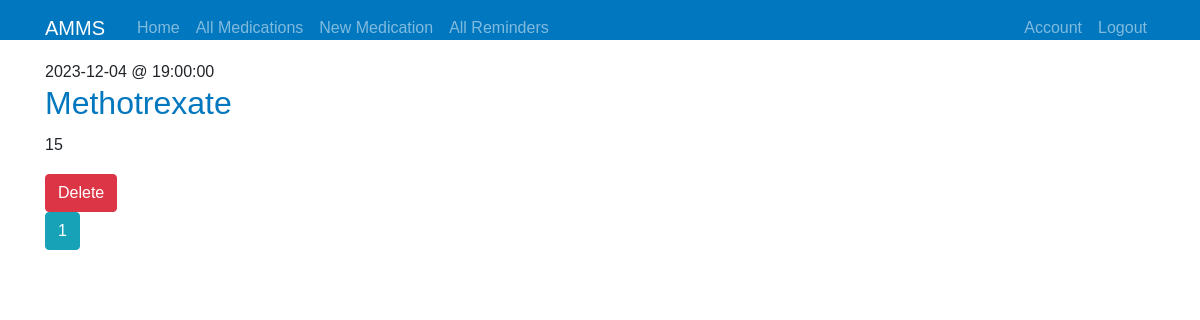
Screenshot of /allMed (signed in) with the database file from the repository.
### amms/models.py (models this page shows)
class Medication(db.Model):
    id = db.Column(db.Integer, primary_key=True)
    medication_name = db.Column(db.String(250), nullable=False)
    medication_dose = db.Column(db.Integer, nullable=False)
    medication_date = db.Column(db.Date, nullable=False)
    medication_time = db.Column(db.Time, nullable=False)

### amms/medication/routes.py (the view)
@medication.route("/allMed", methods=['GET'])
def home():
    page = request.args.get('page', 1, type=int)
    meds = Medication.query.order_by(Medication.id).paginate(page=page, per_page=5)
    return render_template('meds.html', meds=meds)

### amms/models.py (called while the page is built)
@login_manager.user_loader
def load_user(user_id):
    return User.query.get(int(user_id))

### amms/templates/meds.html
{% extends "layout.html" %}
{% block content %}
    {% for med in meds.items %}
        <article class="media content-section">
          <div class="media-body">
            <div class="article-metadata">
              <a class="mr-2">{{ med.medication_date }} @ {{ med.medication_time }}</a>
            </div>
            <h2><a class="article-title">{{ med.medication_name }}</a></h2>
            <p class="article-content">{{ med.medication_dose }}</p>
            <form action="{{ url_for('medication.deleteMed', medication_id=med.id) }}" method="POST">
            <input class="btn btn-danger" type="submit" value="Delete">
          </form>
          </div>
        </article>
    {% endfor %}
    {% for page_num in meds.iter_pages(left_edge=1, right_edge=1, left_current=1, right_current=2) %}
      {% if page_num %}
        {% if meds.page == page_num %}
          <a class="btn btn-info mb-4" href="{{ url_for('medication.home', page=page_num) }}">{{ page_num }}</a>
        {% else %}
          <a class="btn btn-outline-info mb-4" href="{{ url_for('medication.home', page=page_num) }}">{{ page_num }}</a>
        {% endif %}
      {% else %}
        ...
      {% endif %}
    {% endfor %}
{% endblock content %}

### amms/static/styles.css (style rules this page uses)
body { font-family: Arial, sans-serif; margin: 0; padding: 0; }
a { color: #0077be; text-decoration: none; }
h1, h2, h3 { margin: 0; }
h2 { color: #0077be; margin-bottom: 10px; }
p { line-height: 1.6; }

### rows the page displays
Medication: medication_date "2023-12-04", medication_time "19:00:00", medication_name "Methotrexate", medication_dose "15"

### other values shown
{{ page_num }} "1"
